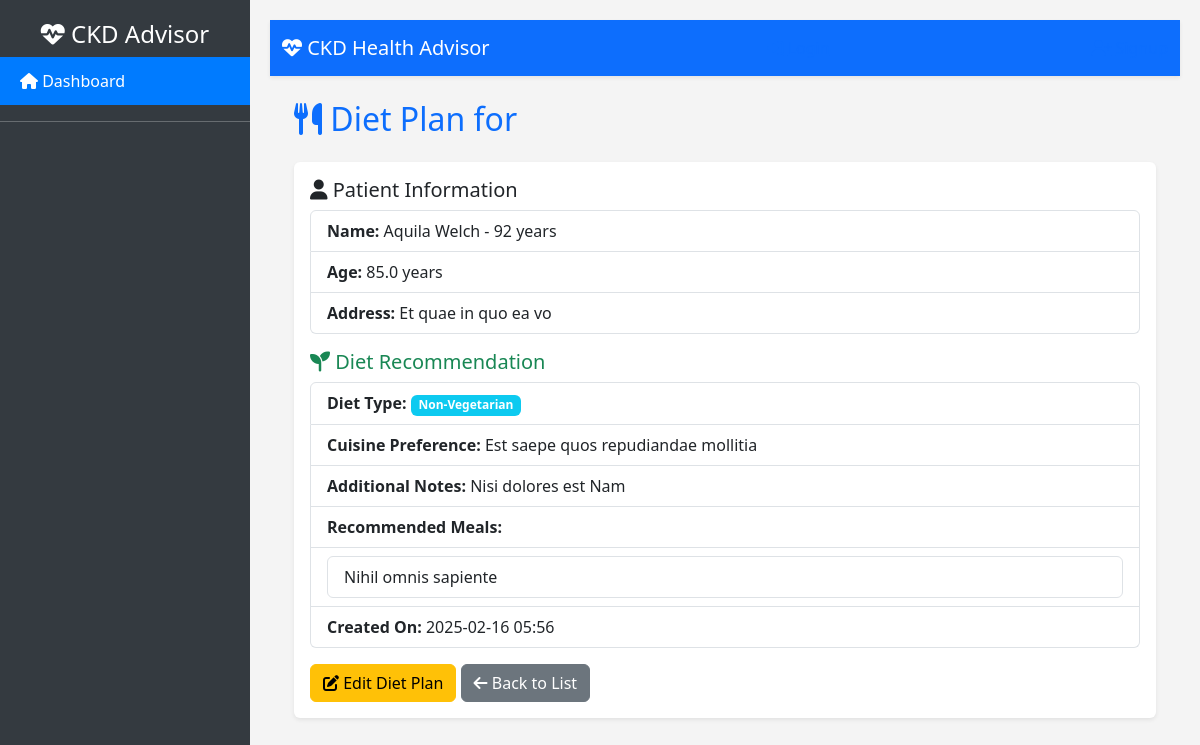
The page /Doctor/diet/1/ on the database its author committed.
### patient/models.py (models this page shows, shortened)
class Patient(models.Model):
    patient_info = models.ForeignKey(
        PatientInfo,
        on_delete=models.CASCADE,
        related_name="patients"
    )
    age = models.FloatField()
    bp = models.FloatField(verbose_name="Blood Pressure")
    sg = models.FloatField(verbose_name="Specific Gravity")
    al = models.FloatField(verbose_name="Albumin")
    su = models.FloatField(verbose_name="Sugar")
    rbc = models.CharField(max_length=10, verbose_name="Red Blood Cells")
    pc = models.CharField(max_length=10, verbose_name="Pus Cells")
    pcc = models.CharField(max_length=10, verbose_name="Pus Cell Clumps")
    ba = models.CharField(max_length=10, verbose_name="Bacteria")
    bgr = models.FloatField(verbose_name="Blood Glucose Random")
    bu = models.FloatField(verbose_name="Blood Urea")
    sc = models.FloatField(verbose_name="Serum Creatinine")
    sod = models.FloatField(verbose_name="Sodium")
    pot = models.FloatField(verbose_name="Potassium")
    hemo = models.FloatField(verbose_name="Hemoglobin")
    pcv = models.FloatField(verbose_name="Packed Cell Volume")
    wc = models.FloatField(verbose_name="White Blood Cell Count")
    rc = models.FloatField(verbose_name="Red Blood Cell Count")
    htn = models.CharField(max_length=3, verbose_name="Hypertension")
    dm = models.CharField(max_length=3, verbose_name="Diabetes Mellitus")
    cad = models.CharField(max_length=3, verbose_name="Coronary Artery Disease")
    appet = models.CharField(max_length=10, verbose_name="Appetite")
    pe = models.CharField(max_length=3, verbose_name="Pedal Edema")
    ane = models.CharField(max_length=3, verbose_name="Anemia")
    prediction = models.CharField(max_length=50)
    created_at = models.DateTimeField(auto_now_add=True)

class PatientInfo(models.Model):
    user = models.OneToOneField(
        CustomUser,
        on_delete=models.CASCADE,
        related_name="patient_info"
    )
    name = models.CharField(max_length=100)
    father_name = models.CharField(max_length=100)
    age = models.PositiveIntegerField()
    address = models.TextField()
    created_at = models.DateTimeField(auto_now_add=True)
    def __str__(self):
        return f"{self.name} - {self.age} years"

class DietRecommendation(models.Model):
    DIET_CHOICES = [
        ('Vegetarian', 'Vegetarian'),
        ('Non-Vegetarian', 'Non-Vegetarian'),
        ('Vegan', 'Vegan'),
    ]
    patient = models.OneToOneField(
        Patient,
        on_delete=models.CASCADE,
        related_name="diet"
    )
    diet_type = models.CharField(max_length=20, choices=DIET_CHOICES)
    cuisine_style = models.CharField(max_length=100, blank=True, null=True)
    additional_notes = models.TextField(blank=True, null=True)
    recommended_meals = models.TextField(help_text="List recommended meals")
    created_at = models.DateTimeField(auto_now_add=True)

### Doctor/views.py (the view)
# urls.py: path('diet/<int:pk>/', DietRecommendationDetailView.as_view(), name='diet_recommendation_detail'),
class DietRecommendationDetailView(DetailView):
    model = Patient
    template_name = "diet/diet_recommendation_detail.html"
    context_object_name = "patient"
    def get_context_data(self, **kwargs):
        context = super().get_context_data(**kwargs)
        context["diet"] = DietRecommendation.objects.filter(patient=self.object).first()
        return context

### templates/diet/diet_recommendation_detail.html (shortened to what this page needs)
{% extends "base.html" %}
{% block content %}
<div class="container">
    <h2 class="mb-4 text-primary"><i class="fas fa-utensils"></i> Diet Plan for {{ patient.name }}</h2>
    <div class="card shadow-sm border-0">
        <div class="card-body">
            <h5 class="card-title"><i class="fas fa-user"></i> Patient Information</h5>
            <ul class="list-group mb-3">
                <li class="list-group-item"><strong>Name:</strong> {{ patient.patient_info }}</li>
                <li class="list-group-item"><strong>Age:</strong> {{ patient.age }} years</li>
                <li class="list-group-item"><strong>Address:</strong> {{ patient.patient_info.address }}</li>
            </ul>
            {% if diet %}
            <h5 class="card-title text-success"><i class="fas fa-seedling"></i> Diet Recommendation</h5>
            <ul class="list-group">
                <li class="list-group-item"><strong>Diet Type:</strong> <span class="badge bg-info">{{ diet.diet_type }}</span></li>
                <li class="list-group-item"><strong>Cuisine Preference:</strong> {{ diet.cuisine_style|default:"Not specified" }}</li>
                <li class="list-group-item"><strong>Additional Notes:</strong> {{ diet.additional_notes|default:"No additional notes" }}</li>
                <li class="list-group-item"><strong>Recommended Meals:</strong></li>
                <li class="list-group-item">
                    <ul class="list-group">
                        {% for meal in diet.recommended_meals.splitlines %}
                            <li class="list-group-item">{{ meal }}</li>
                        {% empty %}
                            <li class="list-group-item text-muted">No meal recommendations available.</li>
                        {% endfor %}
                    </ul>
                </li>
                <li class="list-group-item"><strong>Created On:</strong> {{ diet.created_at|date:"Y-m-d H:i" }}</li>
            </ul>
            <div class="mt-3">
                <a href="{% url 'diet_recommendation_update' patient.id %}" class="btn btn-warning">
                    <i class="fas fa-edit"></i> Edit Diet Plan
                </a>
                <a href="{% url 'diet_recommendation_list' %}" class="btn btn-secondary">
                    <i class="fas fa-arrow-left"></i> Back to List
                </a>
            </div>
            {% endif %}
        </div>
    </div>
</div>
{% endblock %}

### templates/base.html (style rules this page uses)
body { background: #f4f4f4; display: flex; }

### rows shown on the page
Patient: patient_info "Aquila Welch - 92 years", age "85.0", patient_info.address "Et quae in quo ea vo"
DietRecommendation: diet_type "Non-Vegetarian", cuisine_style "Est saepe quos repudiandae mollitia", additional_notes "Nisi dolores est Nam", splitlines "Nihil omnis sapiente", created_at "2025-02-16 05:56"
